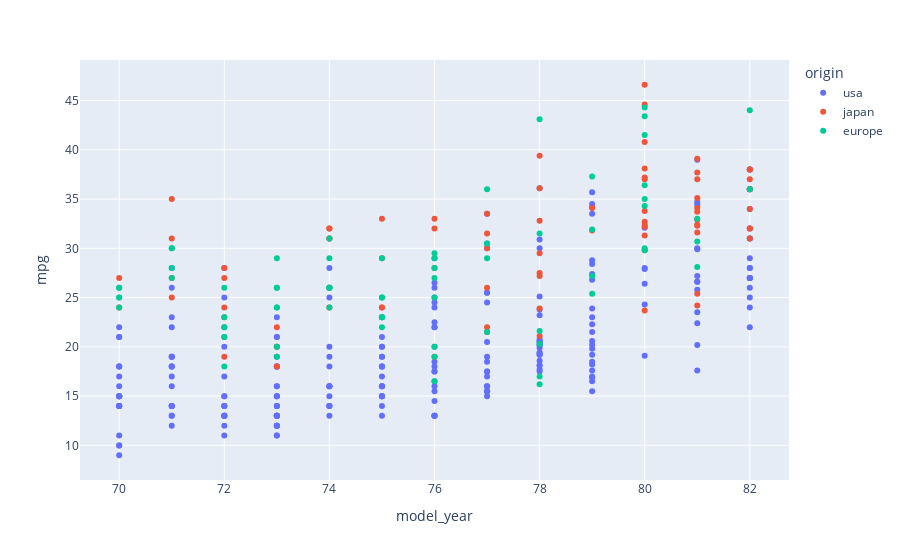

Notebook source saved alongside this figure:
### Code cell
# mpg vs. model year eingefärbt nach Ländern
px.scatter(df, x='model_year', y='mpg', color='origin')

### Figure 1 — Plotly figure (JSON) as saved in the notebook; plotly's stock layout.template omitted (floating-point values rounded to 4 significant figures; data arrays with more than 128 entries replaced by an {"elided": "..."} marker saying what was removed)
{"data": [{"hovertemplate": "origin=usa<br>model_year=%{x}<br>mpg=%{y}<extra></extra>", "legendgroup": "usa", "marker": {"color": "#636efa", "symbol": "circle"}, "mode": "markers", "name": "usa", "orientation": "v", "showlegend": true, "type": "scatter", "x": {"elided": "245 int values"}, "xaxis": "x", "y": {"elided": "245 float values"}, "yaxis": "y"}, {"hovertemplate": "origin=japan<br>model_year=%{x}<br>mpg=%{y}<extra></extra>", "legendgroup": "japan", "marker": {"color": "#EF553B", "symbol": "circle"}, "mode": "markers", "name": "japan", "orientation": "v", "showlegend": true, "type": "scatter", "x": [70, 70, 71, 71, 71, 71, 72, 72, 72, 72, 72, 73, 73, 73, 73, 74, 74, 74, 74, 74, 74, 75, 75, 75, 75, 76, 76, 76, 76, 77, 77, 77, 77, 77, 77, 78, 78, 78, 78, 78, 78, 78, 78, 79, 79, 80, 80, 80, 80, 80, 80, 80, 80, 80, 80, 80, 80, 80, 81, 81, 81, 81, 81, 81, 81, 81, 81, 81, 81, 81, 82, 82, 82, 82, 82, 82, 82, 82, 82], "xaxis": "x", "y": [24, 27, 27, 25, 31, 35, 24, 19, 28, 23, 27, 20, 22, 18, 20, 31, 32, 31, 32, 24, 26, 29, 24, 24, 33, 33, 32, 28, 19, 31.5, 33.5, 26, 30, 22, 21.5, 32.8, 39.4, 36.1, 27.5, 27.2, 21.1, 23.9, 29.5, 34.1, 31.8, 38.1, 37.2, 29.8, 31.3, 37, 32.2, 46.6, 40.8, 44.6, 33.8, 32.7, 23.7, 32.4, 39.1, 35.1, 32.3, 37, 37.7, 34.1, 33.7, 32.4, 32.9, 31.6, 25.4, 24.2, 37, 31, 36, 36, 34, 38, 32, 38, 32], "yaxis": "y"}, {"hovertemplate": "origin=europe<br>model_year=%{x}<br>mpg=%{y}<extra></extra>", "legendgroup": "europe", "marker": {"color": "#00cc96", "symbol": "circle"}, "mode": "markers", "name": "europe", "orientation": "v", "showlegend": true, "type": "scatter", "x": [70, 70, 70, 70, 70, 71, 71, 71, 71, 72, 72, 72, 72, 72, 73, 73, 73, 73, 73, 73, 73, 74, 74, 74, 74, 74, 74, 75, 75, 75, 75, 75, 75, 76, 76, 76, 76, 76, 76, 76, 76, 77, 77, 77, 77, 78, 78, 78, 78, 78, 78, 79, 79, 79, 79, 80, 80, 80, 80, 80, 80, 80, 80, 81, 81, 81, 82, 82], "xaxis": "x", "y": [26, 25, 24, 25, 26, 28, 30, 30, 27, 23, 18, 22, 21, 26, 26, 26, 29, 24, 20, 19, 24, 29, 26, 26, 24, 26, 31, 25, 29, 23, 23, 22, 25, 28, 25, 27, 29, 29.5, 20, 19, 16.5, 36, 29, 30.5, 21.5, 43.1, 20.3, 17, 21.6, 16.2, 31.5, 31.9, 25.4, 27.2, 37.3, 41.5, 34.3, 44.3, 43.4, 36.4, 30, 29.8, 35, 33, 28.1, 30.7, 36, 44], "yaxis": "y"}], "layout": {"legend": {"title": {"text": "origin"}, "tracegroupgap": 0}, "margin": {"t": 60}, "xaxis": {"anchor": "y", "domain": [0, 1], "title": {"text": "model_year"}}, "yaxis": {"anchor": "x", "domain": [0, 1], "title": {"text": "mpg"}}}}
